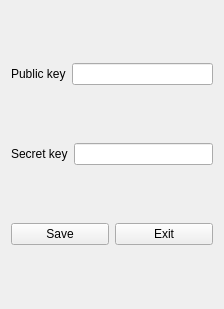
<?xml version="1.0" encoding="UTF-8"?>
<ui version="4.0">
 <class>SettingsWidget</class>
 <widget class="QWidget" name="SettingsWidget">
  <property name="geometry">
   <rect>
    <x>0</x>
    <y>0</y>
    <width>224</width>
    <height>309</height>
   </rect>
  </property>
  <property name="windowTitle">
   <string>Form</string>
  </property>
  <layout class="QVBoxLayout" name="verticalLayout">
   <item>
    <layout class="QHBoxLayout" name="horizontalLayout">
     <item>
      <widget class="QLabel" name="label">
       <property name="text">
        <string>Public key</string>
       </property>
      </widget>
     </item>
     <item>
      <widget class="QLineEdit" name="lineEdit"/>
     </item>
    </layout>
   </item>
   <item>
    <layout class="QHBoxLayout" name="horizontalLayout_2">
     <item>
      <widget class="QLabel" name="label_2">
       <property name="text">
        <string>Secret key</string>
       </property>
      </widget>
     </item>
     <item>
      <widget class="QLineEdit" name="lineEdit_2"/>
     </item>
    </layout>
   </item>
   <item>
    <layout class="QHBoxLayout" name="horizontalLayout_3">
     <item>
      <widget class="QPushButton" name="pushButton">
       <property name="text">
        <string>Save</string>
       </property>
      </widget>
     </item>
     <item>
      <widget class="QPushButton" name="pushButton_2">
       <property name="text">
        <string>Exit</string>
       </property>
      </widget>
     </item>
    </layout>
   </item>
  </layout>
 </widget>
 <resources/>
 <connections/>
</ui>
